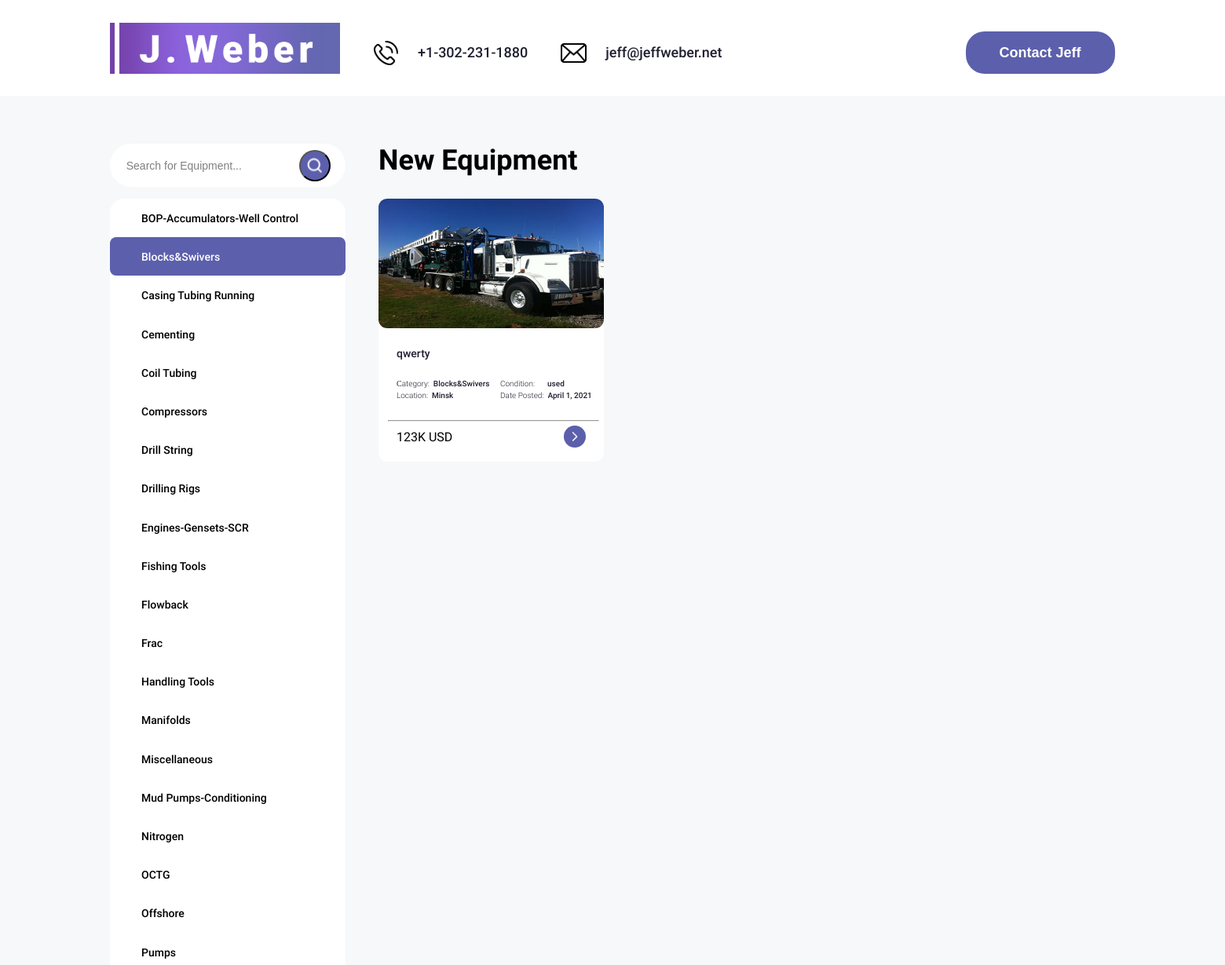
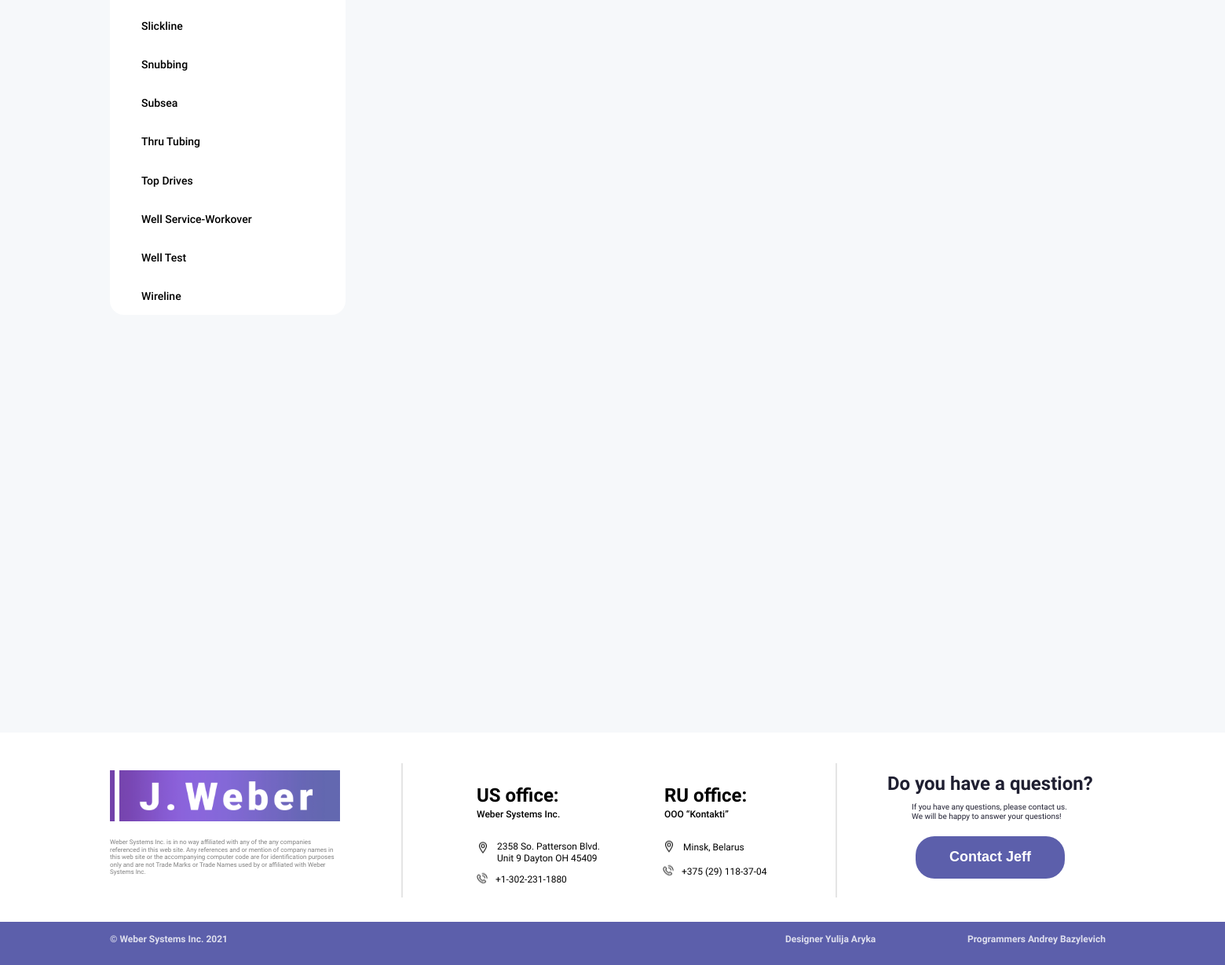
Screenshot of /blocksswivels/ with the database file from the repository (2 pictures, top to bottom).
### website/models.py (models this page shows, shortened)
class Category (models.Model):
    name = models.CharField(max_length=55)
    slug = models.SlugField(max_length=200, unique=True)
    class Meta:
        ordering = ('name',)
        verbose_name = 'category'
        verbose_name_plural = 'categories'
    def __str__(self):
        return self.name

class Product (models.Model):
    category = models.ForeignKey(Category, related_name='products', on_delete=models.CASCADE)
    title = models.CharField(max_length=100)
    slug = models.SlugField(max_length=200, db_index=True)
    image = models.ImageField(verbose_name='Image')
    condition = models.CharField(max_length=50, verbose_name='Condition')
    quantity = models.IntegerField(verbose_name='Quantity product')
    location = models.CharField(max_length=50)
    data_posted = models.DateField(auto_now=False, verbose_name='Date')
    price = models.CharField(max_length=50, verbose_name='Price')
    description = models.TextField(verbose_name='Description', null=True)
    html_description = models.TextField(verbose_name='HTML Description', null=True)
    available = models.BooleanField(default=True)
    class Meta:
        ordering = ('title',)
        index_together = (('id', 'slug'),)

### website/views.py (the view)
# urls.py: path('', views.base, name='base'),
def base(request, category_slug=None):
    category = None
    categories = Category.objects.all()
    products = Product.objects.filter(available=True)
    if category_slug:
        category = get_object_or_404(Category, slug=category_slug)
        products = products.filter(category=category)
    return render(request,
                  'base.html',
                  {'category': category,
                   'categories': categories,
                   'products': products})

### website/templates/base.html (shortened to what this page needs)
{% load static %}
<!DOCTYPE html>
<html lang="en">
{% block head %}
<head>
    <link rel="stylesheet" href="{% static 'styles/style.css'%}">
</head>
{% endblock %}
<body>
    {% block header %}
    <header class="header">
        <div class="wrapper">
           <div class="header_wrapper">
               <div class="header_logo">
                   <a href="{% url 'base' %}" class="header_logo-link">
                       <img src="{% static 'img/svg/logo.svg'%}" alt="logo" class="header_logo-pic">
                   </a>
               </div>
               <nav class="header_nav">
                   <div class="header_block">
                       <ul class="header_list">
                           <li class="header_item">
                               <div class="nav_wrapper">
                                   <img src="{% static 'img/svg/icon_phone.svg'%}" alt="icon phone" class="icon_phone">
                                   <a href="tel:13022311880" class="header_link">+1-302-231-1880</a>
                               </div>
                           </li>
                           <li class="header_item">
                               <div class="nav_wrapper">
                                   <img src="{% static 'img/svg/icon_message.svg'%}" alt="icon email" class="icon_email">
                                   <a href="mailto:jeff@jeffweber.net" class="header_link">jeff@jeffweber.net</a>
                               </div>
                           </li>
                       </ul>
                       <button class="btn" data-modal>Contact Jeff</button>
                   </div>
               </nav>
           </div>
        </div>
    </header>
    {% endblock %}
    <main class="main">
        <section class="intro">
            <div class="wrapper">
                {% block left %}
                <div class="left_block">
                     <form action="" method="post" class="search-form">
                         <div class="search_wrapper">
                             <input name="search" type="text" class="search_input" value="Search for Equipment...">
                             <button type="submit" class="search_button">
                                 <img src="{% static 'img/svg/lupa.svg'%}" alt="" class="search_icon" >
                             </button>
                         </div>
                    </form>
                    <form class="categories-form">
                        <div class="categories_wrapper">
                            {% for c in categories %}
                            <ul class="categories_items {% if category.slug == c.slug %} selected_category {% endif %}">
                                <li class="categories_item ">
                                    <a href="{% url 'category_detail' c.slug %}" >{{ c.name }}</a>
                                </li>
                            </ul>
                            {% endfor %}
                        </div>
                    </form>
                </div>
                {% endblock %}
                {% block right %}
                <div class="right_block">
                    <div class="title_right_block">
                        <h1>New Equipment</h1>
                    </div>
                    <div class="right_wrapper">
                        {% for product in products %}
                        <div class="card">
                            <a href="#!" ><img class="card_image"src="{{ product.image.url }}" alt=""></a>
                            <div class="card_descr">
                                <div class="card_title">
                                    <a href="#!">{{ product.title }}</a>
                                </div>
                                <div class="card_subtitle">
                                    <div class="title_category">
                                        <h1>Сategory:</h1>
                                        <a class="category_value" href="#!" >{{ product.category }}</a>
                                    </div>
                                    <div class="title_condition">
                                        <h1>Condition:</h1>
                                        <a href="#!" class="condition_value" >{{ product.condition }}</a>
                                    </div>
                                    <div class="title_location">
                                        <h1>Location:</h1>
                                        <a href="#!" class="location_value" >{{ product.location }}</a>
                                    </div>
                                    <div class="title_date">
                                        <h1>Date Posted:</h1>
                                        <a href="#!" class="date_value">{{ product.data_posted }}</a>
                                    </div>
                                </div>
                                <hr>
                                <div class="card_footer">
                                    <div class="card_price">{{ product.price }}</div>
                                        <a href="#!" class="card_button">
                                            <img src="{% static 'img/svg/button_right_block.svg'%}" alt="#!" class="card_icon">
                                        </a>
                                </div>
                            </div>
                        </div>
                        {% endfor %}
                    </div>
                </div>
                <div class="show_more">
                </div>
                {% endblock %}
            </div>
        </section>
    </main>
    {% block footer %}
    <footer class="footer">
        <div class="footer_up">
            <div class="wrapper">
                <div class="footer_up_left">
                    <div class="logo_footer_left">
                       <a href="/" class="footer_logo-link">
                           <img src="{% static 'img/svg/logo.svg'%}" alt="logo" class="footer_logo-pic">
                       </a>
                    </div>
                    <div class="footer_logo_text">
                        <h1>Weber Systems Inc. is in no way affiliated with any of the any companies referenced in this web site. Any references and or mention of company names in this web site or the accompanying computer code are for identification purposes only and are not Trade Marks or Trade Names used by or affiliated with Weber Systems Inc.</h1>
                    </div>
                </div>
                <hr>
                <div class="contact_centre_footer">
                    <div class="office_footer">
                        <div class="us_centre_footer">
                            <h1>US office:</h1>
                        </div>
                        <div class="ru_centre_footer">
                            <h1>RU office:</h1>
                        </div>
                        <div class="us_title_centre_footer">
                            <h1>Weber Systems Inc.</h1>
                        </div>
                        <div class="ru_title_centre_footer">
                            <h1>OOO “Kontakti”</h1>
                        </div>
                    </div>
                    <div class="contact_footer">
                        <div class="us_address_footer">
                            <div class="address_us_wrapper">
                                <img src="{% static 'img/svg/icon_location.svg'%}" alt="icon_location" class="icon_location">
                                <h1>2358 So. Patterson Blvd. Unit 9 Dayton OH 45409</h1>
                            </div>
                        </div>
                        <div class="blr_address_footer">
                            <div class="address_blr_wrapper">
                                <img src="{% static 'img/svg/icon_location.svg'%}" alt="icon_location" class="icon_location">
                                <h1>Minsk, Belarus</h1>
                            </div>
                        </div>
                        <div class="phone_us_footer">
                            <div class="phone_us_wrapper">
                                <img src="{% static 'img/svg/icon_phone_small.svg'%}" alt="icon_phone_small" class="icon_phone_small">
                                <h1>+1-302-231-1880</h1>
                            </div>
                        </div>
                        <div class="phone_blr_footer">
                            <div class="phone_blr_wrapper">
                                <img src="{% static 'img/svg/icon_phone_small.svg'%}" alt="icon_phone_small" class="icon_phone_small">
                                <h1>+375 (29) 118-37-04</h1>
                            </div>
                        </div>
                    </div>
                </div>
                <hr>
                <div class="footer_contact_jeff">
                    <div class="footer_text_question">
                        <h1>Do you have a question?</h1>
                    </div>
                    <div class="footer_text_question_two">
                        <h1>If you have any questions, please contact us. We will be happy to answer your questions!</h1>
                    </div>
                    <button class="footer_button" data-modal >Contact Jeff</button>
                </div>
            </div>
        </div>
        <div class="footer_down">
            <div class="wrapper">
                <div class="footer_wrapper">
                    <div class="title_left_footer"><h1>© Weber Systems Inc. 2021</h1></div>
                    <div class="designer"><h1>Designer Yulija Aryka</h1></div>
                    <div class="programmes"><h1>Programmers Andrey Bazylevich </h1></div>
                </div>
            </div>
        </div>
    </footer>
    {% endblock %}
</body>
</html>

### rows the page displays
Category: name "BOP-Accumulators-Well Control"
Category: name "Blocks&Swivers"
Category: name "Casing Tubing Running"
Category: name "Cementing"
Category: name "Coil Tubing"
Category: name "Compressors"
Category: name "Drill String"
Category: name "Drilling Rigs"
Category: name "Engines-Gensets-SCR"
Category: name "Fishing Tools"
Category: name "Flowback"
Category: name "Frac"
Category: name "Handling Tools"
Category: name "Manifolds"
Category: name "Miscellaneous"
Category: name "Mud Pumps-Conditioning"
Category: name "Nitrogen"
Category: name "OCTG"
Category: name "Offshore"
Category: name "Pumps"
Category: name "Slickline"
Category: name "Snubbing"
Category: name "Subsea"
Category: name "Thru Tubing"
Category: name "Top Drives"
Category: name "Well Service-Workover"
Category: name "Well Test"
Category: name "Wireline"
Product: image (picture), title "qwerty", category "Blocks&Swivers", condition "used", location "Minsk", data_posted "April 1, 2021", price "123K USD"
